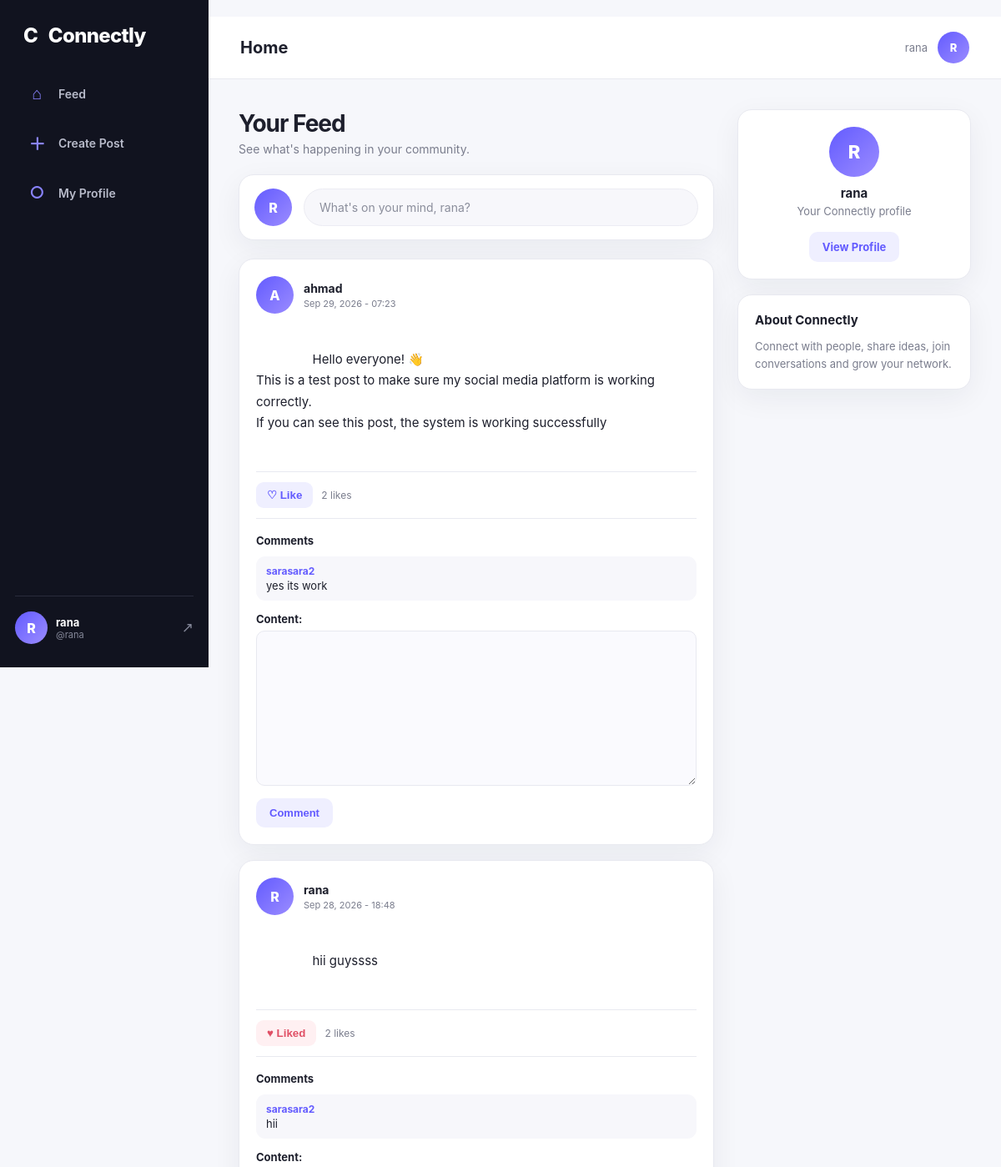
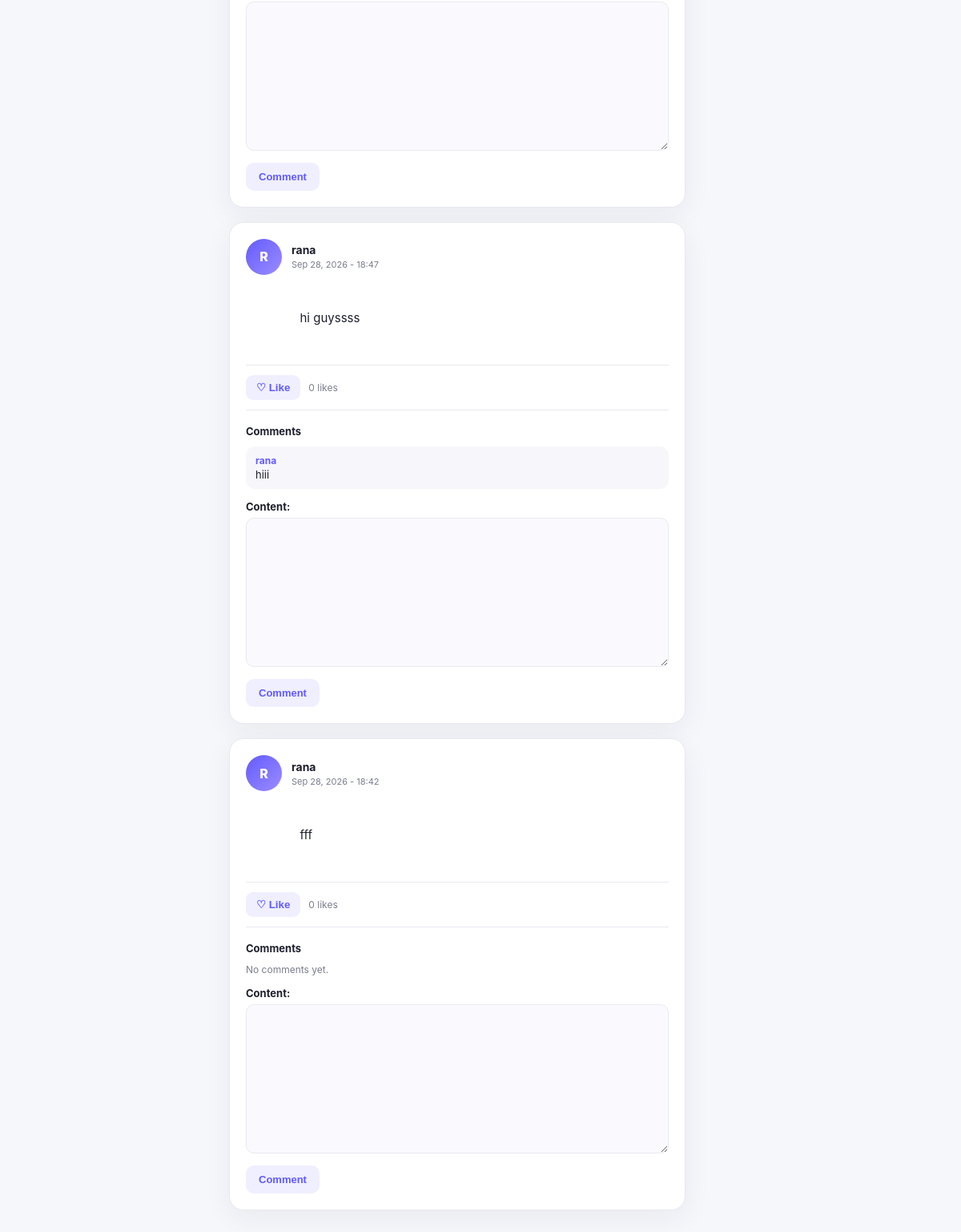
The page /posts/ (signed in) on the database its author committed (2 pictures, top to bottom).
### posts/models.py (models this page shows, shortened)
class Post(models.Model):
    user = models.ForeignKey(
        User,
        on_delete=models.CASCADE
    )
    content = models.TextField()
    created_at = models.DateTimeField(
        auto_now_add=True
    )

class Comment(models.Model):
    post = models.ForeignKey(
        Post,
        on_delete=models.CASCADE,
        related_name="comments"
    )
    user = models.ForeignKey(
        User,
        on_delete=models.CASCADE
    )
    content = models.TextField()
    created_at = models.DateTimeField(
        auto_now_add=True
    )

### posts/views.py (the view)
@login_required
def feed(request):
    posts = Post.objects.all().order_by("-created_at")
    for post in posts:
        post.liked_by_user = post.likes.filter(
            user=request.user
        ).exists()
        post.like_count = post.likes.count()
    comment_form = CommentForm()
    return render(
        request,
        "posts/feed.html",
        {
            "posts": posts,
            "comment_form": comment_form,
        },
    )

### posts/forms.py
class CommentForm(forms.ModelForm):
    class Meta:
        model = Comment
        fields = ["content"]

### posts/templates/posts/feed.html (shortened to what this page needs)
﻿{% extends "base.html" %}
{% block page_heading %}
Home
{% endblock %}
{% block content %}
<div class="feed-layout">
    <section>
        <div class="feed-heading">
            <h1>
                Your Feed
            </h1>
            <p>
                See what's happening in your community.
            </p>
        </div>
        <div class="quick-post">
            <div class="avatar">
                {{ user.username|first|upper }}
            </div>
            <a
                href="{% url 'create_post' %}"
                class="quick-post-link"
            >
                What's on your mind, {{ user.username }}?
            </a>
        </div>
        {% for post in posts %}
        <article class="post-card">
            <div class="post-header">
                <div class="avatar">
                    {{ post.user.username|first|upper }}
                </div>
                <div class="post-user">
                    <a
                        href="{% url 'user_profile' post.user.username %}"
                    >
                        {{ post.user.username }}
                    </a>
                    <span class="post-date">
                        {{ post.created_at|date:"M d, Y - H:i" }}
                    </span>
                </div>
            </div>
            <div class="post-content">
                {{ post.content }}
            </div>
            <div class="post-actions">
                <form
                    method="POST"
                    action="{% url 'toggle_like' post.id %}"
                    class="like-form"
                >
                    {% if post.liked_by_user %}
                    <button
                        type="submit"
                        class="like-button liked"
                    >
                        ♥ Liked
                    </button>
                    {% else %}
                    <button
                        type="submit"
                        class="like-button"
                    >
                        ♡ Like
                    </button>
                    {% endif %}
                </form>
                <span class="like-count">
                    {{ post.like_count }}
                    like{{ post.like_count|pluralize }}
                </span>
            </div>
            <div class="comments-section">
                <h4 class="comments-title">
                    Comments
                </h4>
                {% for comment in post.comments.all %}
                <div class="comment">
                    <div class="comment-user">
                        {{ comment.user.username }}
                    </div>
                    <div class="comment-text">
                        {{ comment.content }}
                    </div>
                </div>
                {% empty %}
                <p class="like-count">
                    No comments yet.
                </p>
                {% endfor %}
                <form
                    method="POST"
                    action="{% url 'add_comment' post.id %}"
                    class="comment-form"
                >
                    {{ comment_form.as_p }}
                    <button
                        type="submit"
                        class="btn btn-light"
                    >
                        Comment
                    </button>
                </form>
            </div>
        </article>
        {% endfor %}
    </section>
    <aside class="right-panel">
        <div class="info-card profile-preview">
            <div class="avatar">
                {{ user.username|first|upper }}
            </div>
            <h3>
                {{ user.username }}
            </h3>
            <p>
                Your Connectly profile
            </p>
            <a
                href="{% url 'profile' %}"
                class="btn btn-light"
            >
                View Profile
            </a>
        </div>
        <div class="info-card">
            <h3>
                About Connectly
            </h3>
            <p>
                Connect with people, share ideas,
                join conversations and grow your network.
            </p>
        </div>
    </aside>
</div>
{% endblock %}

### templates/base.html (shortened to what this page needs)
﻿{% load static %}
<!DOCTYPE html>
<html lang="en">
<head>
    <link
        rel="stylesheet"
        href="{% static 'css/style.css' %}"
    >
</head>
<body>
<div class="app-layout">
    {% if user.is_authenticated %}
    <aside class="sidebar">
        <div>
            <a
                href="{% url 'feed' %}"
                class="logo"
            >
                C
                <span>Connectly</span>
            </a>
            <nav class="sidebar-nav">
                <a href="{% url 'feed' %}">
                    <span class="nav-icon">⌂</span>
                    Feed
                </a>
                <a href="{% url 'create_post' %}">
                    <span class="nav-icon">＋</span>
                    Create Post
                </a>
                <a href="{% url 'profile' %}">
                    <span class="nav-icon">○</span>
                    My Profile
                </a>
            </nav>
        </div>
        <div class="sidebar-user">
            <div class="mini-avatar">
                {{ user.username|first|upper }}
            </div>
            <div class="sidebar-user-info">
                <strong>
                    {{ user.username }}
                </strong>
                <span>
                    @{{ user.username }}
                </span>
            </div>
            <form
                method="POST"
                action="{% url 'logout' %}"
            >
                <button
                    type="submit"
                    class="logout-icon"
                    title="Logout"
                >
                    ↗
                </button>
            </form>
        </div>
    </aside>
    {% endif %}
    <div class="main-area">
        {% if user.is_authenticated %}
        <header class="topbar">
            <h2>
                {% block page_heading %}{% endblock %}
            </h2>
            <div class="topbar-profile">
                <span>
                    {{ user.username }}
                </span>
                <a
                    href="{% url 'profile' %}"
                    class="top-avatar"
                >
                    {{ user.username|first|upper }}
                </a>
            </div>
        </header>
        {% endif %}
        <main class="page-content">
            {% block content %}
            {% endblock %}
        </main>
    </div>
</div>
</body>
</html>

### rows shown on the page
Post: user.username|first "A", user.username "ahmad", created_at "Sep 29, 2026 - 07:23", content "Hello everyone! 👋 This is a test post to make sure my social media platform is working correctly. If you can see this post, the system is working successfully", shows "♡ Like", like_count "2"
Comment: user.username "sarasara2", content "yes its work"
Post: user.username|first "R", user.username "rana", created_at "Sep 28, 2026 - 18:48", content "hii guyssss", shows "♥ Liked", like_count "2"
Comment: user.username "sarasara2", content "hii"
Post: user.username|first "R", user.username "rana", created_at "Sep 28, 2026 - 18:47", content "hi guyssss", shows "♡ Like", like_count "0"
Comment: user.username "rana", content "hiii"
Post: user.username|first "R", user.username "rana", created_at "Sep 28, 2026 - 18:42", content "fff", shows "♡ Like", like_count "0"

### other values the page prints
{{ user.username|first|upper }} "R"
{{ user.username }} "rana"
